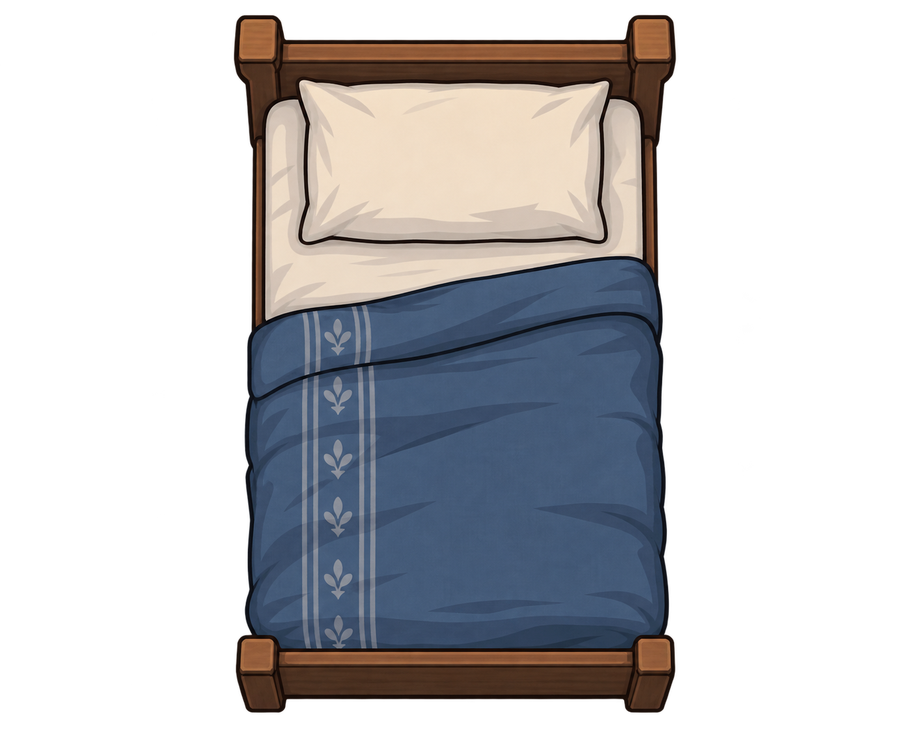
#> input picture project-1/asset/level 1/bed.png, 910 x 732 px, shrunk from 1398 x 1125 before the run, found by its file name
$ python process_assets.py
#> lines starting #> are read from the running program, lines starting #| are printed output that depends on the picture
#!/usr/bin/env python3
"""
Lossless asset processor for The Journey to Bappa - Level 1.
Extracts clean transparent RGBA sprites from original user artwork
without altering artwork pixels or using AI generation.
"""

from PIL import Image
import os
import shutil
from collections import deque

SRC_DIR = "/Work/Main-computer/Game-1/project-1/asset/level 1"
OUT_DIR = "/Work/Main-computer/Game-1/public/assets"
ARTIFACT_SRC = "/Work/Main-computer/Final Build/asssets/artfact/left.png"

def flood_fill_checkerboard(img, is_bg_pixel_fn):
    """Flood-fill outer background pixels to transparent alpha."""
    rgba = img.convert("RGBA")
    width, height = rgba.size
    pixels = rgba.load()

    visited = bytearray(width * height)
    queue = deque()

    # Add border pixels to start queue if they match bg condition
    for x in range(width):
        for y in (0, height - 1):
            if is_bg_pixel_fn(pixels[x, y][:3]):
                queue.append((x, y))
                visited[y * width + x] = 1

    for y in range(height):
        for x in (0, width - 1):
            if not visited[y * width + x] and is_bg_pixel_fn(pixels[x, y][:3]):
                queue.append((x, y))
                visited[y * width + x] = 1

    # BFS flood fill
    while queue:
        x, y = queue.popleft()
        pixels[x, y] = (0, 0, 0, 0)

        for dx, dy in ((-1, 0), (1, 0), (0, -1), (0, 1)):
            nx, ny = x + dx, y + dy
            if 0 <= nx < width and 0 <= ny < height:
                idx = ny * width + nx
                if not visited[idx]:
                    visited[idx] = 1
                    if is_bg_pixel_fn(pixels[nx, ny][:3]):
                        queue.append((nx, ny))

    # Crop to non-transparent bounding box
    bbox = rgba.getbbox()
    if bbox:
        rgba = rgba.crop(bbox)
    return rgba

# 1. Floor / Room Shell
shutil.copyfile(os.path.join(SRC_DIR, "floor.png"), os.path.join(OUT_DIR, "room/floor.png"))
print("✓ room/floor.png")

# 2. Bed (already RGBA)
bed = Image.open(os.path.join(SRC_DIR, "bed.png"))
#> bed is the input picture: PIL image 910x732 RGBA; mean R, G, B, A 45.8, 45.6, 48.1, 105.5
bbox = bed.getbbox()
#> bbox = (0, 12, 765, 717)
if bbox:
    bed = bed.crop(bbox)
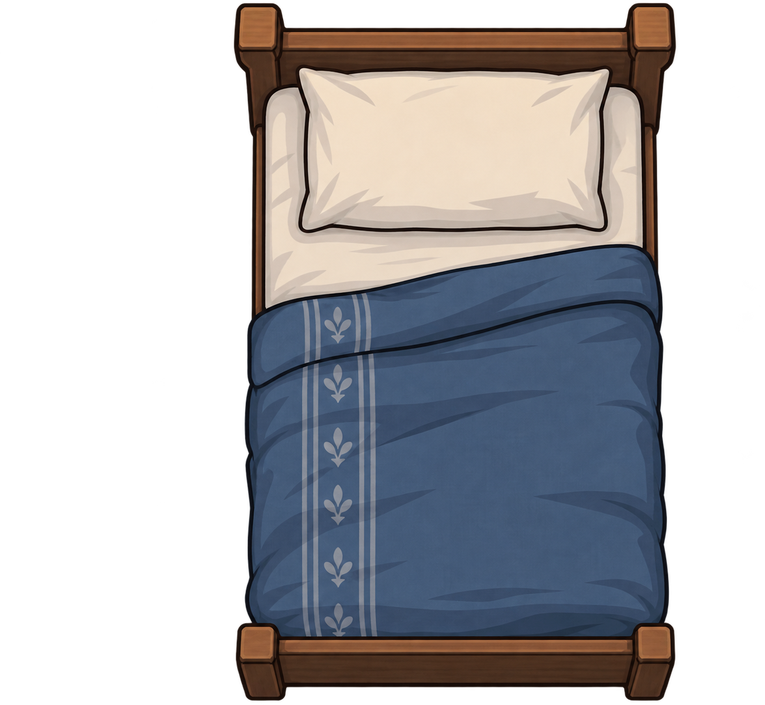
#> bed: PIL image 765x705 RGBA; mean R, G, B, A 56.6, 56.3, 59.4, 130.4; transparent parts drawn white
bed.save(os.path.join(OUT_DIR, "room/bed.png"))
print("✓ room/bed.png")

# 3. Furniture with white/gray checkerboard (r,g,b > 195 and low saturation)
def is_light_checker(rgb):
    r, g, b = rgb
    diff = max(r, g, b) - min(r, g, b)
    return min(r, g, b) >= 190 and diff <= 25

for src_name, out_path in [
    ("Table.png", "room/table.png"),
    ("drawer.png", "room/drawer.png"),
    ("cupboard.png", "room/cupboard.png"),
    ("mat.png", "room/mat.png"),
    ("cupboard-Handle.png", "items/handle.png"),
]:
    im = Image.open(os.path.join(SRC_DIR, src_name))
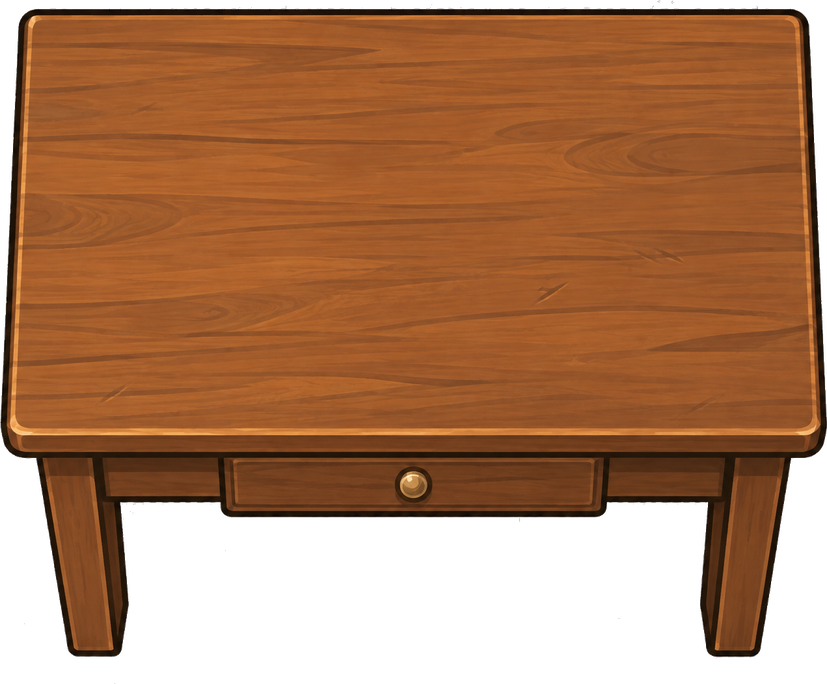
#> input picture dist/assets/room/table.png, 827 x 684 px, shrunk from 1271 x 1050 before the run, found by its file name
#> im is the input picture: PIL image 827x684 RGBA; mean R, G, B, A 110.8, 63.3, 30.6, 190.7
    cleaned = flood_fill_checkerboard(im, is_light_checker)
    cleaned.save(os.path.join(OUT_DIR, out_path))
    print(f"✓ {out_path} ({cleaned.size})")
#| ✓ room/table.png ((827, 684))
#> (the run stopped early here; a loop or call above may not have finished)
